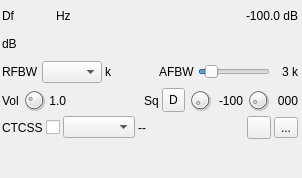
<?xml version="1.0" encoding="UTF-8"?>
<ui version="4.0">
 <class>NFMDemodTestGUI</class>
 <widget class="RollupWidget" name="NFMDemodTestGUI">
  <property name="geometry">
   <rect>
    <x>0</x>
    <y>0</y>
    <width>302</width>
    <height>178</height>
   </rect>
  </property>
  <property name="sizePolicy">
   <sizepolicy hsizetype="Preferred" vsizetype="Preferred">
    <horstretch>0</horstretch>
    <verstretch>0</verstretch>
   </sizepolicy>
  </property>
  <property name="minimumSize">
   <size>
    <width>302</width>
    <height>0</height>
   </size>
  </property>
  <property name="font">
   <font>
    <family>Liberation Sans</family>
    <pointsize>9</pointsize>
   </font>
  </property>
  <property name="windowTitle">
   <string>NFM Test Demodulator</string>
  </property>
  <widget class="QWidget" name="settingsContainer" native="true">
   <property name="geometry">
    <rect>
     <x>0</x>
     <y>0</y>
     <width>300</width>
     <height>141</height>
    </rect>
   </property>
   <property name="minimumSize">
    <size>
     <width>300</width>
     <height>0</height>
    </size>
   </property>
   <property name="windowTitle">
    <string>Settings</string>
   </property>
   <layout class="QVBoxLayout" name="verticalLayout">
    <property name="spacing">
     <number>3</number>
    </property>
    <property name="leftMargin">
     <number>2</number>
    </property>
    <property name="topMargin">
     <number>2</number>
    </property>
    <property name="rightMargin">
     <number>2</number>
    </property>
    <property name="bottomMargin">
     <number>2</number>
    </property>
    <item>
     <layout class="QHBoxLayout" name="deltaFreqPowerLayout">
      <property name="topMargin">
       <number>2</number>
      </property>
      <item>
       <layout class="QHBoxLayout" name="DeltaFrequencyLayout">
        <item>
         <widget class="QLabel" name="deltaFrequencyLabel">
          <property name="minimumSize">
           <size>
            <width>16</width>
            <height>0</height>
           </size>
          </property>
          <property name="text">
           <string>Df</string>
          </property>
         </widget>
        </item>
        <item>
         <widget class="ValueDialZ" name="deltaFrequency" native="true">
          <property name="sizePolicy">
           <sizepolicy hsizetype="Maximum" vsizetype="Maximum">
            <horstretch>0</horstretch>
            <verstretch>0</verstretch>
           </sizepolicy>
          </property>
          <property name="minimumSize">
           <size>
            <width>32</width>
            <height>16</height>
           </size>
          </property>
          <property name="font">
           <font>
            <family>Liberation Mono</family>
            <pointsize>12</pointsize>
           </font>
          </property>
          <property name="cursor">
           <cursorShape>PointingHandCursor</cursorShape>
          </property>
          <property name="focusPolicy">
           <enum>Qt::StrongFocus</enum>
          </property>
          <property name="toolTip">
           <string>Demod shift frequency from center in Hz</string>
          </property>
         </widget>
        </item>
        <item>
         <widget class="QLabel" name="deltaUnits">
          <property name="text">
           <string>Hz </string>
          </property>
          <property name="alignment">
           <set>Qt::AlignRight|Qt::AlignTrailing|Qt::AlignVCenter</set>
          </property>
         </widget>
        </item>
       </layout>
      </item>
      <item>
       <spacer name="horizontalSpacer">
        <property name="orientation">
         <enum>Qt::Horizontal</enum>
        </property>
        <property name="sizeHint" stdset="0">
         <size>
          <width>40</width>
          <height>20</height>
         </size>
        </property>
       </spacer>
      </item>
      <item>
       <widget class="QLabel" name="channelPower">
        <property name="minimumSize">
         <size>
          <width>60</width>
          <height>0</height>
         </size>
        </property>
        <property name="toolTip">
         <string>Channel power</string>
        </property>
        <property name="layoutDirection">
         <enum>Qt::RightToLeft</enum>
        </property>
        <property name="text">
         <string>-100.0 dB</string>
        </property>
        <property name="alignment">
         <set>Qt::AlignRight|Qt::AlignTrailing|Qt::AlignVCenter</set>
        </property>
       </widget>
      </item>
     </layout>
    </item>
    <item>
     <layout class="QHBoxLayout" name="levelMeterLayout">
      <item>
       <widget class="QLabel" name="channelPowerMeterUnits">
        <property name="text">
         <string>dB</string>
        </property>
       </widget>
      </item>
      <item>
       <widget class="LevelMeterSignalDB" name="channelPowerMeter" native="true">
        <property name="sizePolicy">
         <sizepolicy hsizetype="MinimumExpanding" vsizetype="Preferred">
          <horstretch>0</horstretch>
          <verstretch>0</verstretch>
         </sizepolicy>
        </property>
        <property name="minimumSize">
         <size>
          <width>0</width>
          <height>24</height>
         </size>
        </property>
        <property name="font">
         <font>
          <family>Liberation Mono</family>
          <pointsize>8</pointsize>
         </font>
        </property>
        <property name="toolTip">
         <string>Level meter (dB) top trace: average, bottom trace: instantaneous peak, tip: peak hold</string>
        </property>
       </widget>
      </item>
     </layout>
    </item>
    <item>
     <layout class="QHBoxLayout" name="rfBWLayout">
      <item>
       <widget class="QLabel" name="rfBWLabel">
        <property name="text">
         <string>RFBW</string>
        </property>
       </widget>
      </item>
      <item>
       <widget class="QComboBox" name="rfBW">
        <property name="maximumSize">
         <size>
          <width>60</width>
          <height>16777215</height>
         </size>
        </property>
        <property name="toolTip">
         <string>RF demodulator bandwidth (kHz)</string>
        </property>
       </widget>
      </item>
      <item>
       <widget class="QLabel" name="rfBWUnitText">
        <property name="minimumSize">
         <size>
          <width>10</width>
          <height>0</height>
         </size>
        </property>
        <property name="text">
         <string>k</string>
        </property>
        <property name="alignment">
         <set>Qt::AlignLeading|Qt::AlignLeft|Qt::AlignVCenter</set>
        </property>
       </widget>
      </item>
      <item>
       <widget class="QLabel" name="bwSpacer">
        <property name="minimumSize">
         <size>
          <width>10</width>
          <height>0</height>
         </size>
        </property>
        <property name="text">
         <string/>
        </property>
       </widget>
      </item>
      <item>
       <spacer name="horizontalSpacer_3">
        <property name="orientation">
         <enum>Qt::Horizontal</enum>
        </property>
        <property name="sizeHint" stdset="0">
         <size>
          <width>40</width>
          <height>20</height>
         </size>
        </property>
       </spacer>
      </item>
      <item>
       <widget class="QLabel" name="afLabel">
        <property name="text">
         <string>AFBW</string>
        </property>
       </widget>
      </item>
      <item>
       <widget class="QSlider" name="afBW">
        <property name="minimumSize">
         <size>
          <width>0</width>
          <height>0</height>
         </size>
        </property>
        <property name="toolTip">
         <string>Audio bandwidth (kHz)</string>
        </property>
        <property name="minimum">
         <number>1</number>
        </property>
        <property name="maximum">
         <number>20</number>
        </property>
        <property name="pageStep">
         <number>1</number>
        </property>
        <property name="value">
         <number>3</number>
        </property>
        <property name="orientation">
         <enum>Qt::Horizontal</enum>
        </property>
       </widget>
      </item>
      <item>
       <widget class="QLabel" name="afBWText">
        <property name="minimumSize">
         <size>
          <width>25</width>
          <height>0</height>
         </size>
        </property>
        <property name="text">
         <string>3 k</string>
        </property>
        <property name="alignment">
         <set>Qt::AlignRight|Qt::AlignTrailing|Qt::AlignVCenter</set>
        </property>
       </widget>
      </item>
     </layout>
    </item>
    <item>
     <layout class="QHBoxLayout" name="squelchLayout">
      <item>
       <widget class="QLabel" name="volumeLabel">
        <property name="text">
         <string>Vol</string>
        </property>
       </widget>
      </item>
      <item>
       <widget class="QDial" name="volume">
        <property name="maximumSize">
         <size>
          <width>24</width>
          <height>24</height>
         </size>
        </property>
        <property name="toolTip">
         <string>Sound volume</string>
        </property>
        <property name="maximum">
         <number>40</number>
        </property>
        <property name="pageStep">
         <number>1</number>
        </property>
        <property name="value">
         <number>10</number>
        </property>
       </widget>
      </item>
      <item>
       <widget class="QLabel" name="volumeText">
        <property name="minimumSize">
         <size>
          <width>0</width>
          <height>0</height>
         </size>
        </property>
        <property name="maximumSize">
         <size>
          <width>30</width>
          <height>16777215</height>
         </size>
        </property>
        <property name="toolTip">
         <string>Sound volume</string>
        </property>
        <property name="text">
         <string>1.0</string>
        </property>
        <property name="alignment">
         <set>Qt::AlignRight|Qt::AlignTrailing|Qt::AlignVCenter</set>
        </property>
       </widget>
      </item>
      <item>
       <spacer name="horizontalSpacer_2">
        <property name="orientation">
         <enum>Qt::Horizontal</enum>
        </property>
        <property name="sizeHint" stdset="0">
         <size>
          <width>40</width>
          <height>20</height>
         </size>
        </property>
       </spacer>
      </item>
      <item>
       <widget class="QLabel" name="squelchLabel">
        <property name="text">
         <string>Sq</string>
        </property>
       </widget>
      </item>
      <item>
       <widget class="ButtonSwitch" name="deltaSquelch">
        <property name="maximumSize">
         <size>
          <width>24</width>
          <height>24</height>
         </size>
        </property>
        <property name="acceptDrops">
         <bool>true</bool>
        </property>
        <property name="toolTip">
         <string>Toggle AF balance (on) or channel power (off) based squelch</string>
        </property>
        <property name="text">
         <string>D</string>
        </property>
        <property name="checkable">
         <bool>true</bool>
        </property>
       </widget>
      </item>
      <item>
       <widget class="QDial" name="squelch">
        <property name="maximumSize">
         <size>
          <width>24</width>
          <height>24</height>
         </size>
        </property>
        <property name="toolTip">
         <string>Squelch threshold (dB)</string>
        </property>
        <property name="minimum">
         <number>-100</number>
        </property>
        <property name="maximum">
         <number>0</number>
        </property>
        <property name="singleStep">
         <number>1</number>
        </property>
        <property name="pageStep">
         <number>1</number>
        </property>
        <property name="value">
         <number>-100</number>
        </property>
       </widget>
      </item>
      <item>
       <widget class="QLabel" name="squelchText">
        <property name="minimumSize">
         <size>
          <width>28</width>
          <height>0</height>
         </size>
        </property>
        <property name="toolTip">
         <string>Squelch threshold (dB)</string>
        </property>
        <property name="text">
         <string>-100</string>
        </property>
        <property name="alignment">
         <set>Qt::AlignRight|Qt::AlignTrailing|Qt::AlignVCenter</set>
        </property>
       </widget>
      </item>
      <item>
       <widget class="QDial" name="squelchGate">
        <property name="maximumSize">
         <size>
          <width>24</width>
          <height>24</height>
         </size>
        </property>
        <property name="toolTip">
         <string>Squelch gate (ms)</string>
        </property>
        <property name="minimum">
         <number>1</number>
        </property>
        <property name="maximum">
         <number>50</number>
        </property>
        <property name="pageStep">
         <number>1</number>
        </property>
        <property name="value">
         <number>5</number>
        </property>
        <property name="sliderPosition">
         <number>5</number>
        </property>
       </widget>
      </item>
      <item>
       <widget class="QLabel" name="squelchGateText">
        <property name="minimumSize">
         <size>
          <width>25</width>
          <height>0</height>
         </size>
        </property>
        <property name="toolTip">
         <string>Squelch gate (ms)</string>
        </property>
        <property name="text">
         <string>000</string>
        </property>
        <property name="alignment">
         <set>Qt::AlignRight|Qt::AlignTrailing|Qt::AlignVCenter</set>
        </property>
       </widget>
      </item>
     </layout>
    </item>
    <item>
     <layout class="QHBoxLayout" name="ctcssLayout">
      <item>
       <widget class="QLabel" name="ctcssLabel">
        <property name="text">
         <string>CTCSS</string>
        </property>
       </widget>
      </item>
      <item>
       <layout class="QHBoxLayout" name="CTCSSblock">
        <item>
         <widget class="QCheckBox" name="ctcssOn">
          <property name="toolTip">
           <string>Activate CTCSS</string>
          </property>
          <property name="text">
           <string/>
          </property>
         </widget>
        </item>
        <item>
         <widget class="QComboBox" name="ctcss">
          <property name="maximumSize">
           <size>
            <width>16777215</width>
            <height>16777215</height>
           </size>
          </property>
          <property name="toolTip">
           <string>Set CTCSS Frequency</string>
          </property>
         </widget>
        </item>
       </layout>
      </item>
      <item>
       <widget class="QLabel" name="ctcssText">
        <property name="toolTip">
         <string>CTCSS detected</string>
        </property>
        <property name="text">
         <string>--</string>
        </property>
        <property name="alignment">
         <set>Qt::AlignCenter</set>
        </property>
       </widget>
      </item>
      <item>
       <spacer name="ctcssSpacer">
        <property name="orientation">
         <enum>Qt::Horizontal</enum>
        </property>
        <property name="sizeHint" stdset="0">
         <size>
          <width>40</width>
          <height>20</height>
         </size>
        </property>
       </spacer>
      </item>
      <item>
       <widget class="ButtonSwitch" name="highPassFilter">
        <property name="toolTip">
         <string>High pass audio filter</string>
        </property>
        <property name="text">
         <string/>
        </property>
        <property name="icon">
         <iconset resource="../../../sdrgui/resources/res.qrc">
          <normaloff>:/filter_highpass.png</normaloff>:/filter_highpass.png</iconset>
        </property>
       </widget>
      </item>
      <item>
       <widget class="QToolButton" name="audioMute">
        <property name="toolTip">
         <string>Left: Mute/Unmute audio Right: Select audio output device</string>
        </property>
        <property name="text">
         <string>...</string>
        </property>
        <property name="icon">
         <iconset resource="../../../sdrgui/resources/res.qrc">
          <normaloff>:/sound_on.png</normaloff>
          <normalon>:/sound_off.png</normalon>:/sound_on.png</iconset>
        </property>
        <property name="checkable">
         <bool>true</bool>
        </property>
       </widget>
      </item>
     </layout>
    </item>
   </layout>
  </widget>
 </widget>
 <customwidgets>
  <customwidget>
   <class>RollupWidget</class>
   <extends>QWidget</extends>
   <header>gui/rollupwidget.h</header>
   <container>1</container>
  </customwidget>
  <customwidget>
   <class>LevelMeterSignalDB</class>
   <extends>QWidget</extends>
   <header>gui/levelmeter.h</header>
   <container>1</container>
  </customwidget>
  <customwidget>
   <class>ButtonSwitch</class>
   <extends>QToolButton</extends>
   <header>gui/buttonswitch.h</header>
  </customwidget>
  <customwidget>
   <class>ValueDialZ</class>
   <extends>QWidget</extends>
   <header>gui/valuedialz.h</header>
   <container>1</container>
  </customwidget>
 </customwidgets>
 <resources>
  <include location="../../../sdrgui/resources/res.qrc"/>
 </resources>
 <connections/>
</ui>
